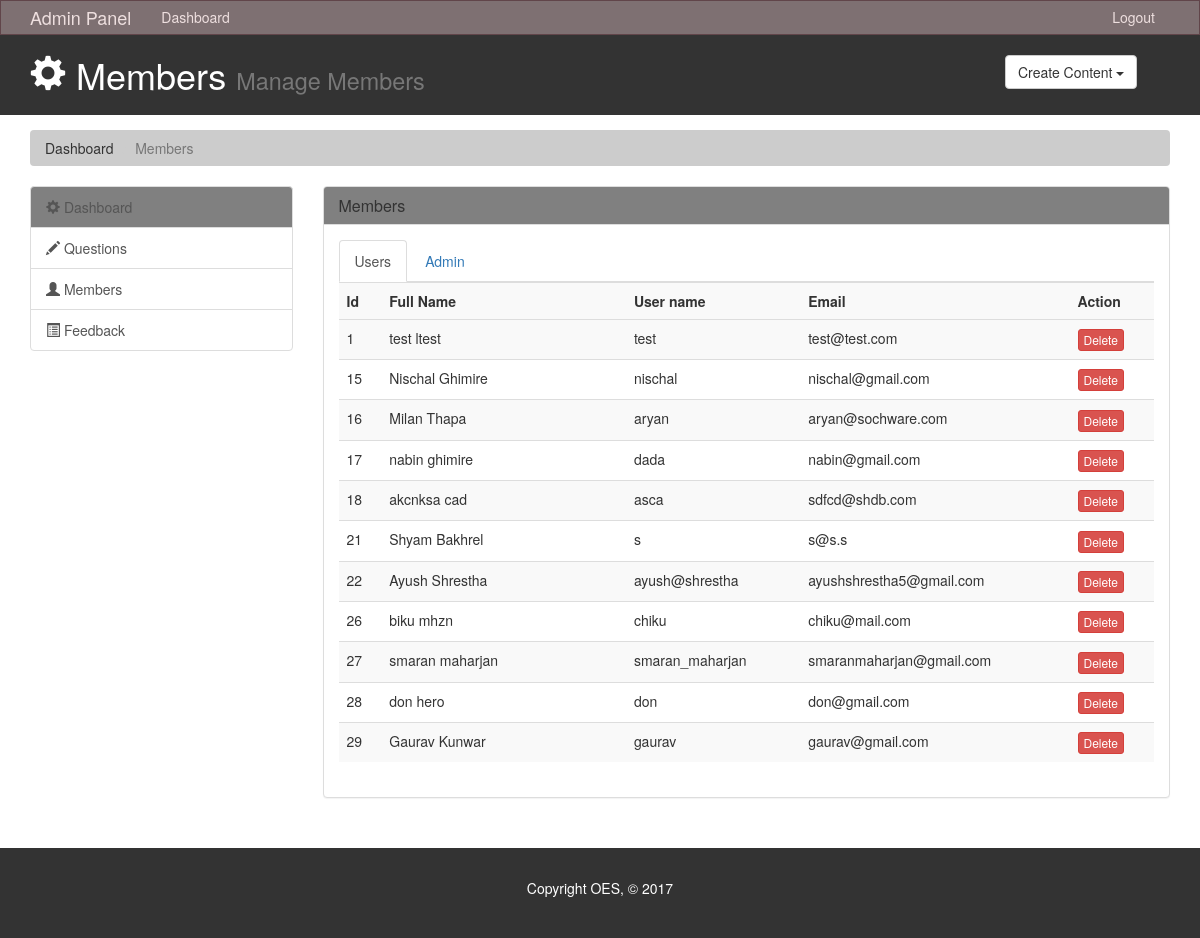
/admin/users.php, run on the app's committed database.
### tables this page shows
CREATE TABLE `user` (
  `id` int(11) NOT NULL,
  `fname` varchar(15) NOT NULL,
  `lname` varchar(15) NOT NULL,
  `user_name` varchar(20) NOT NULL,
  `email` varchar(30) NOT NULL,
  `password` varchar(10) NOT NULL,
  `status` tinyint(1) NOT NULL
);

### admin/users.php (the view, shortened to what this page needs)
<!DOCTYPE html>
<html lang="en">
  <head>
    <link href="css/bootstrap.min.css" rel="stylesheet">
    <link href="css/admin_style.css" rel="stylesheet">
  </head>
  <body>
    <nav class="navbar navbar-default">
      <div class="container">
        <div class="navbar-header">
          <a class="navbar-brand" href="#">Admin Panel</a>
        </div>
        <div id="navbar" class="collapse navbar-collapse">
          <ul class="nav navbar-nav">
            <li><a href="index.php">Dashboard</a></li>
          </ul>
           <ul class="nav navbar-nav navbar-right">
            <li><a href="#"><?php echo $_SESSION['userName']; ?></a></li>
            <li><a href="../logout.php">Logout</a></li>
          </ul>
        </div>
      </div>
    </nav>
    <div id="header">
      <div class="container">
        <div class="row">
          <div class="col-md-10">
            <h1><span class="glyphicon glyphicon-cog" aria-hidden="true"></span> Members <small>Manage Members </small></h1>
          </div>
          <div class="col-md-2">
            <div class="dropdown create">
              <button class="btn btn-default dropdown-toggle" type="button" id="dropdownMenu1" data-toggle="dropdown"   aria-haspopup="true" aria-expanded="true">
                Create Content
                <span class="caret"></span>
              </button>
            </div>
          </div>
        </div>
      </div>
    </div>
    <section id="breadcrumb">
      <div class="container">
        <ol class="breadcrumb">
        <li><a href="index.html">Dashboard</a></li>
          <li class="active">Members</li>
        </ol>
      </div>
    </section>
    <section id="main">
      <div class="container">
        <div class="row">
          <div class="col-md-3">
            <div class="list-group">
              <a href="index.php" class="list-group-item" style="background-color: grey">
                <span class="glyphicon glyphicon-cog" aria-hidden="true"></span> Dashboard
              </a>
              <a href="questions.php" class="list-group-item"><span class="glyphicon glyphicon-pencil" aria-hidden="true"></span> Questions </a>
              <a href="users.php" class="list-group-item"><span class="glyphicon glyphicon-user" aria-hidden="true"></span> Members </a>
              <a href="feedback.php" class="list-group-item"><span class="glyphicon glyphicon-list-alt" aria-hidden="true"></span> Feedback </a>
            </div>
          </div>
          <div class="col-md-9">
            <div class="panel panel-default">
              <div class="panel-heading" style="background-color: grey">
                <h3 class="panel-title">Members</h3>
              </div>
              <div class="panel-body">
                <ul class="nav nav-tabs">
                  <li class="active"><a data-toggle="tab" href="#user">Users</a></li>
                  <li><a data-toggle="tab" href="#admin">Admin</a></li>
                </ul>
              <div class="tab-content">
                <div id="user" class="tab-pane fade in active">
                  <table class="table table-striped table-hover">
                     <tr>
                      <th>Id</th>
                      <th style="width: 30%">Full Name</th>
                      <th>User name</th>
                      <th>Email</th>
                      <th>Action</th>
                    </tr>
                    <tr>
                    <?php
                      $connection=makeconnection();
                      $sql="SELECT id,fname,lname,user_name,email FROM user";
                      $output=mysqli_query($connection,$sql);
                     while($row = mysqli_fetch_array($output)){
                          $id=$row['id'];
                          $fname= $row['fname'];
                          $lname=$row['lname'];
                          $user_name=$row['user_name'];
                          $email=$row['email'];
                    echo"<tr>";
                      echo"<td>".$id." </td>";
                      echo"<td>".$fname."\t".$lname."</td>";
                      echo"<td>".$user_name."</td>";
                      echo"<td>".$email."</td>";
                    ?>
                      <td>
                       <form method="POST" action="deleteOperation.php">
                          <button type="submit" name="deleteUser" id="deleteUser" class="btn btn-danger btn-xs" value="<?php echo $id; ?>">Delete</button>
                        </form>
                      </td>
                    <?php
                     }
                    ?>
                    </tr>
                  </table>
                </div>
              </div>
              </div>
            </div>
          </div>
        </div>
      </div>
    </section>
<footer id="footer">
  <p>Copyright OES, &copy; 2017</p>
</footer>
  </body>
</html>

### admin/css/admin_style.css (style rules this page uses)
body { backbround :#f4f4f4; }
.navbar { min-height: 33px !important; margin-bottom: 0; border-radius: 0; }
.navbar-nav>li>a, .navbar-brand { padding-top: 6px !important; padding-bottom: 0 !important; height: 33px; }
.navbar-default { background-color: #7e7072; border-color: #61454a; }
.navbar-default .navbar-brand { color: #eedfdf; }
.navbar-default .navbar-nav > li > a { color: #eedfdf; }
.navbar-default .navbar-collapse, .navbar-default .navbar-form { border-color: #eedfdf; }
#header { background: #333333; color: #ffffff; padding-bottom: 10px; margin-bottom: 15px; }
#header .create { padding-top: 20px; }
.breadcrumb { background-color: #cccccc; color: #333333; }
.breadcrumb a { color: #333333; }
#footer { background: #333333; color: #ffffff; text-align: center; padding: 30px; margin-top: 30px; }

### data on the page
user: id "1", fname "test", lname "ltest", user_name "test", email "test@test.com"
user: id "15", fname "Nischal", lname "Ghimire", user_name "nischal", email "nischal@gmail.com"
user: id "16", fname "Milan", lname "Thapa", user_name "aryan", email "aryan@sochware.com"
user: id "17", fname "nabin", lname "ghimire", user_name "dada", email "nabin@gmail.com"
user: id "18", fname "akcnksa", lname "cad", user_name "asca", email "sdfcd@shdb.com"
user: id "21", fname "Shyam", lname "Bakhrel", user_name "s", email "s@s.s"
user: id "22", fname "Ayush", lname "Shrestha", user_name "ayush@shrestha", email "ayushshrestha5@gmail.com"
user: id "26", fname "biku", lname "mhzn", user_name "chiku", email "chiku@mail.com"
user: id "27", fname "smaran", lname "maharjan", user_name "smaran_maharjan", email "smaranmaharjan@gmail.com"
user: id "28", fname "don", lname "hero", user_name "don", email "don@gmail.com"
user: id "29", fname "Gaurav", lname "Kunwar", user_name "gaurav", email "gaurav@gmail.com"
